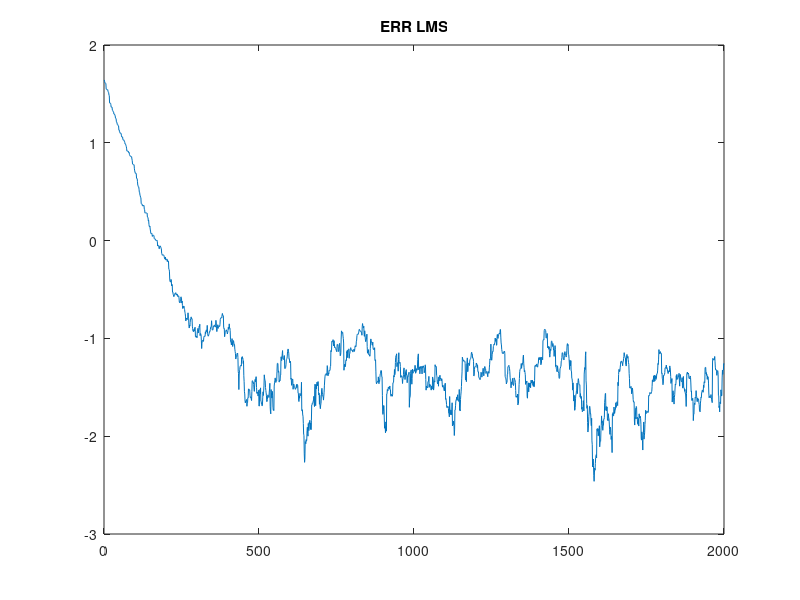
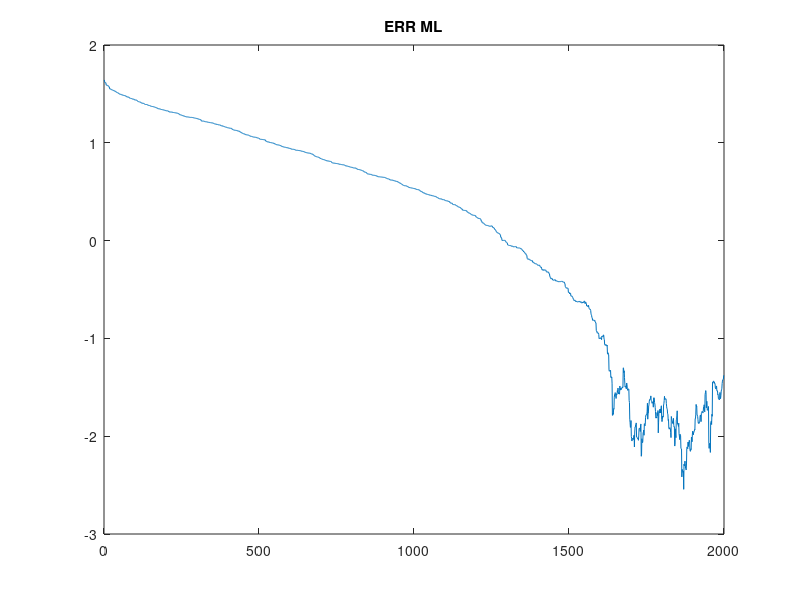
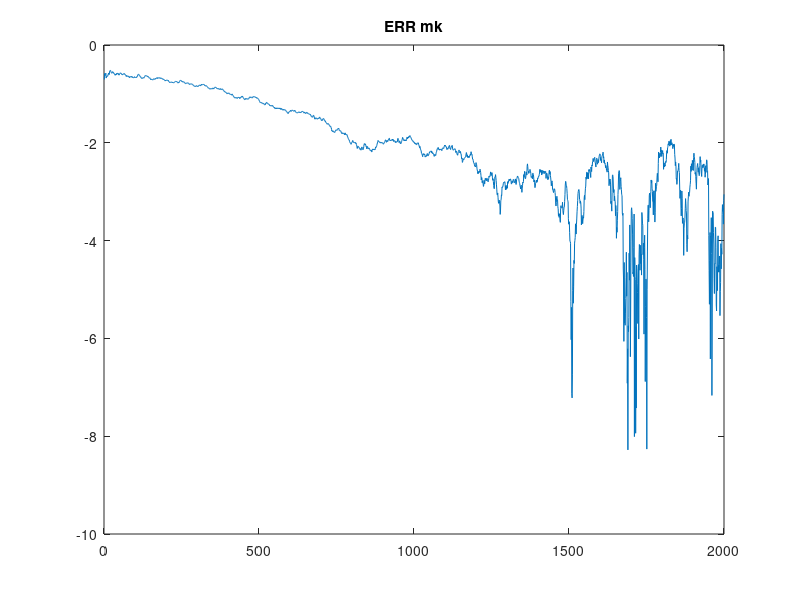
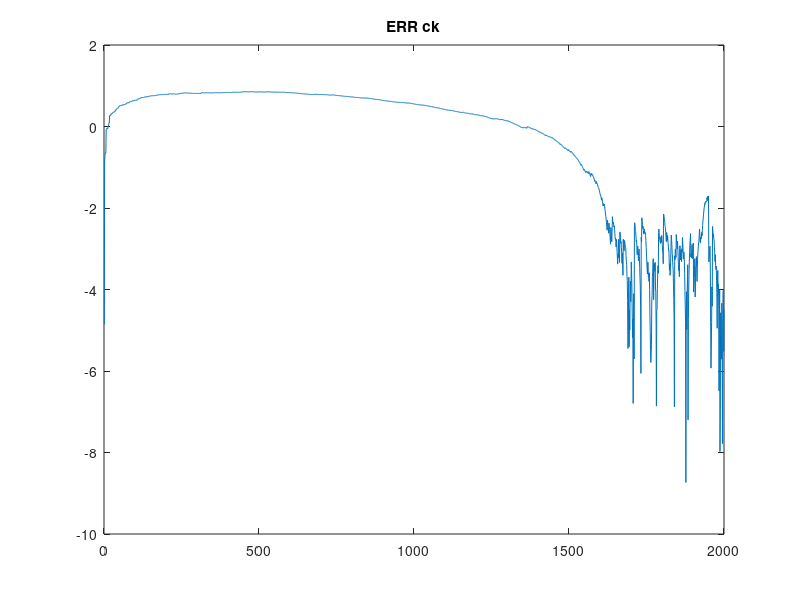

The MATLAB source for these figures, in order:
clear all;
close all;
N = 2000;
n = 8;
UU = randn(n,N);
VV = randn(1,N)  + 1;
wo = randn(n,1);
DD = wo' * UU + VV;

%%LMS
mu = 0.01;
w_lms = randn(n,1);
w_ml = w_lms;
for ii = 1:N
    ERR_LMS(ii) = norm(wo - w_lms);
    di = DD(ii);
    ui = UU(:,ii);
    ei = di - w_lms' * ui;
    w_lms = w_lms + mu * ei * ui;
end
figure;
plot(log(ERR_LMS));title('ERR LMS')

%%ML
mk = 0.5;
ck = 1;
for ii = 1:N
    ERR_ML(ii) = norm(wo - w_ml);
    ERR_mk(ii) = norm(mean(VV) - mk);
    ERR_ck(ii) = norm(std(VV) - ck);
    di = DD(ii);
    ui = UU(:,ii);
    ei = di - w_ml' * ui;
    w_ml = w_ml + mu * (1/ck)^2 *(ei-mk) * ui;
    mk = mk + mu * (1/ck)^2 *(ei-mk);
    ck = ck + mu * ((ei-mk)^2/(ck)^3 - 1/ck);
end
figure,plot(log(ERR_ML));title('ERR ML');
figure,plot(log(ERR_mk));title('ERR mk');
figure,plot(log(ERR_ck));title('ERR ck');

% [mean(ERR_LMS(end/2:end)) mean(ERR_ML(end/2:end))]